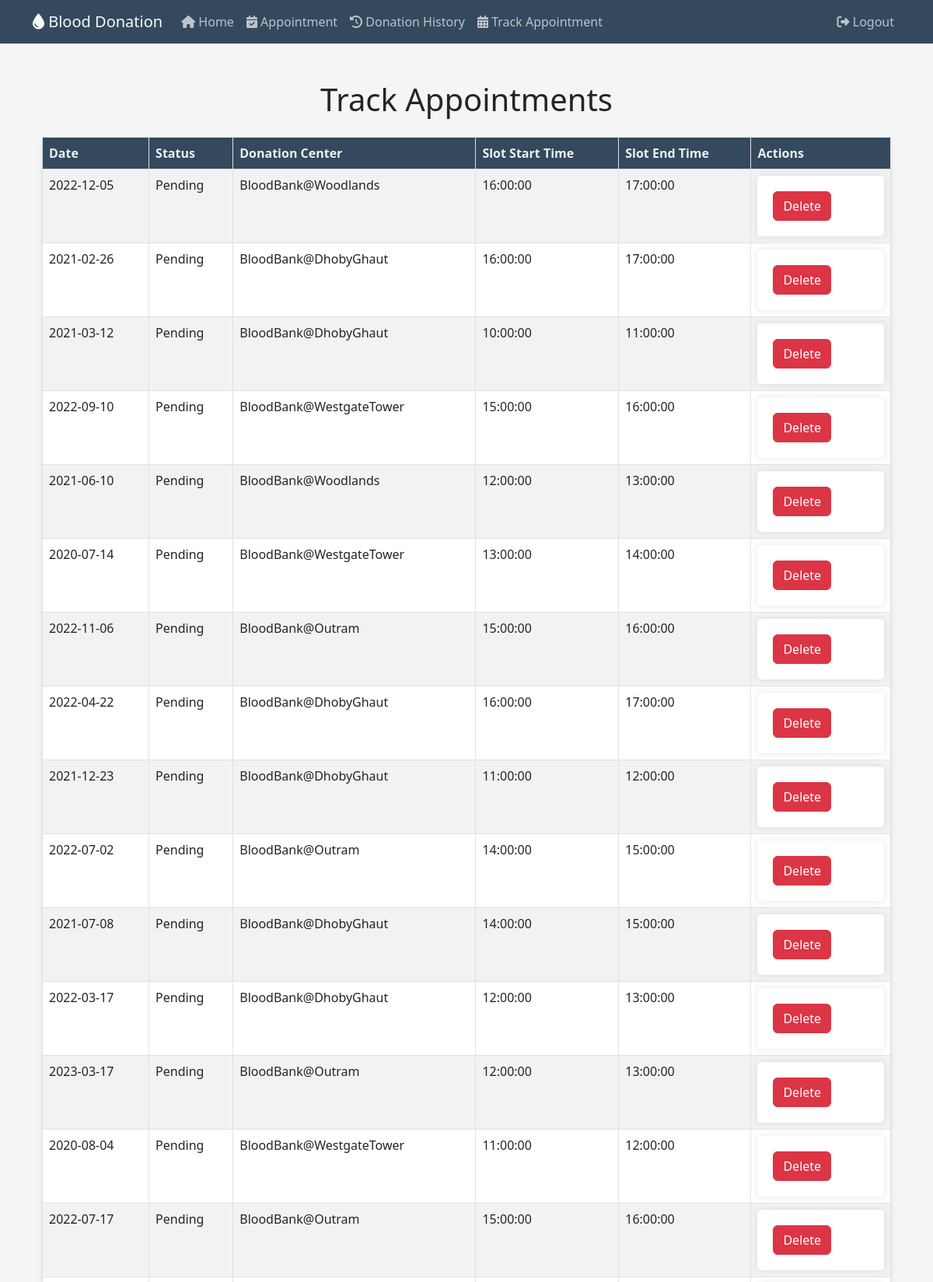
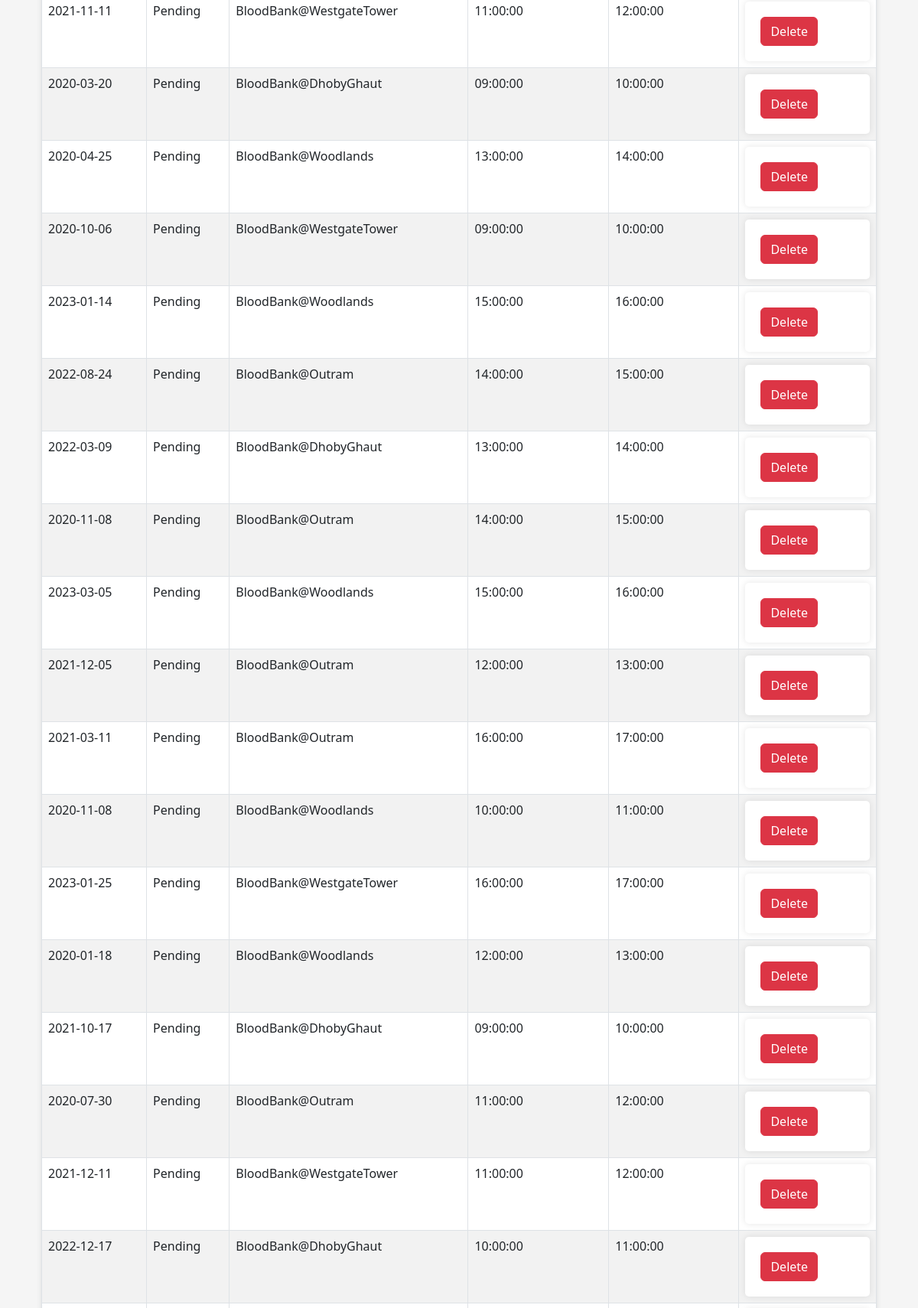
The page /trackappointment (signed in, upper part) on the database its author committed (2 pictures, top to bottom).
### website/models.py (models this page shows)
class Appointment(db.Model):
    AppointmentID = db.Column(db.Integer, primary_key=True, autoincrement=True)
    Date = db.Column(db.Date, nullable=False)
    Status = db.Column(db.String(20), nullable=False)
    DonorID = db.Column(db.Integer, db.ForeignKey('donors.DonorID'))
    DonationCenterID = db.Column(db.Integer, db.ForeignKey('donation_center.DonationCenterID'))
    SlotID = db.Column(db.Integer, db.ForeignKey('slots.SlotID'))

class DonationCenter(db.Model):
    DonationCenterID = db.Column(db.Integer, primary_key=True, autoincrement=True)
    Name = db.Column(db.String(50), nullable=False)
    Address = db.Column(db.String(100), nullable=False)
    appointments = db.relationship('Appointment', backref='donation_center')
    slots = db.relationship('Slots', backref='donation_center')

### website/views.py (the view)
@views.route('/trackappointment')
def trackappointment():
    logged_in_user_email = session['email']
    user = Users.get_by_email(logged_in_user_email)
    donor_id = user.donor.DonorID
    stmt = (db.session.query(Appointment.AppointmentID,Appointment.Date, Appointment.Status, DonationCenter.Name, Slots.StartTime, Slots.EndTime)
        .join(DonationCenter, DonationCenter.DonationCenterID == Appointment.DonationCenterID)
        .join(Slots, Slots.SlotID == Appointment.SlotID)
        .join(Donors, Donors.DonorID == Appointment.DonorID)
        .filter(Donors.DonorID == donor_id)
        .filter(Appointment.Status == "Pending")
        .order_by(Appointment.AppointmentID.desc()))
    result = stmt.all()
    return render_template('trackappointment.html', appointments=result)

### website/models.py (called while the page is built)
    def get_by_email(email):
        return Users.query.filter_by(Email=email).first()

### website/templates/trackappointment.html (shortened to what this page needs)
{% extends "base.html" %}
{% block text %}
<div class="container my-5">
    <h1 class="mb-4">Track Appointments</h1>
    <table class="table table-striped table-bordered table-custom">
        <thead>
            <tr>
				<th>Date</th>
				<th>Status</th>
				<th>Donation Center</th>
                <th>Slot Start Time</th>
                <th>Slot End Time</th>
                <th>Actions</th>
			</tr>
		</thead>
		<tbody>
			{% for appointment in appointments %}
			<tr>
				<td>{{ appointment.Date }}</td>
				<td>{{ appointment.Status }}</td>
				<td>{{ appointment.Name }}</td>
                <td>{{ appointment.StartTime }}</td>
                <td>{{ appointment.EndTime }}</td>
                <td>
                    <form action="/appointments/{{ appointment.AppointmentID }}/delete" method="POST">
                        <button type="submit" class="btn btn-danger">Delete</button>
                    </form>
                </td>
            </tr>
			{% endfor %}
		</tbody>
	</table>
</div>
{% endblock %}

### website/static/styles.css (style rules this page uses)
body { font-family: 'Poppins', sans-serif; background-color: #f5f5f5 !important; }
h1 { font-size: 36px; margin: 20px 0; text-align: center; color: #4a4a4a; }
form { padding: 20px; background-color: #ffffff; border-radius: 5px; box-shadow: 0 0 10px rgba(0, 0, 0, 0.1); }

### website/templates/trackappointment.html (style rules this page uses)
.table-custom { background-color: #fff; border-radius: 10px; box-shadow: 0 4px 6px rgba(0, 0, 0, 0.1); }
.table-custom thead th { background-color: #34495e; color: #ecf0f1; }

### rows shown on the page
Appointment: Date "2022-12-05", Status "Pending", Name "BloodBank@Woodlands", StartTime "16:00:00", EndTime "17:00:00"
Appointment: Date "2021-02-26", Status "Pending", Name "BloodBank@DhobyGhaut", StartTime "16:00:00", EndTime "17:00:00"
Appointment: Date "2021-03-12", Status "Pending", Name "BloodBank@DhobyGhaut", StartTime "10:00:00", EndTime "11:00:00"
Appointment: Date "2022-09-10", Status "Pending", Name "BloodBank@WestgateTower", StartTime "15:00:00", EndTime "16:00:00"
Appointment: Date "2021-06-10", Status "Pending", Name "BloodBank@Woodlands", StartTime "12:00:00", EndTime "13:00:00"
Appointment: Date "2020-07-14", Status "Pending", Name "BloodBank@WestgateTower", StartTime "13:00:00", EndTime "14:00:00"
Appointment: Date "2022-11-06", Status "Pending", Name "BloodBank@Outram", StartTime "15:00:00", EndTime "16:00:00"
Appointment: Date "2022-04-22", Status "Pending", Name "BloodBank@DhobyGhaut", StartTime "16:00:00", EndTime "17:00:00"
Appointment: Date "2021-12-23", Status "Pending", Name "BloodBank@DhobyGhaut", StartTime "11:00:00", EndTime "12:00:00"
Appointment: Date "2022-07-02", Status "Pending", Name "BloodBank@Outram", StartTime "14:00:00", EndTime "15:00:00"
Appointment: Date "2021-07-08", Status "Pending", Name "BloodBank@DhobyGhaut", StartTime "14:00:00", EndTime "15:00:00"
Appointment: Date "2022-03-17", Status "Pending", Name "BloodBank@DhobyGhaut", StartTime "12:00:00", EndTime "13:00:00"
Appointment: Date "2023-03-17", Status "Pending", Name "BloodBank@Outram", StartTime "12:00:00", EndTime "13:00:00"
Appointment: Date "2020-08-04", Status "Pending", Name "BloodBank@WestgateTower", StartTime "11:00:00", EndTime "12:00:00"
Appointment: Date "2022-07-17", Status "Pending", Name "BloodBank@Outram", StartTime "15:00:00", EndTime "16:00:00"
Appointment: Date "2021-11-11", Status "Pending", Name "BloodBank@WestgateTower", StartTime "11:00:00", EndTime "12:00:00"
Appointment: Date "2020-03-20", Status "Pending", Name "BloodBank@DhobyGhaut", StartTime "09:00:00", EndTime "10:00:00"
Appointment: Date "2020-04-25", Status "Pending", Name "BloodBank@Woodlands", StartTime "13:00:00", EndTime "14:00:00"
Appointment: Date "2020-10-06", Status "Pending", Name "BloodBank@WestgateTower", StartTime "09:00:00", EndTime "10:00:00"
Appointment: Date "2023-01-14", Status "Pending", Name "BloodBank@Woodlands", StartTime "15:00:00", EndTime "16:00:00"
Appointment: Date "2022-08-24", Status "Pending", Name "BloodBank@Outram", StartTime "14:00:00", EndTime "15:00:00"
Appointment: Date "2022-03-09", Status "Pending", Name "BloodBank@DhobyGhaut", StartTime "13:00:00", EndTime "14:00:00"
Appointment: Date "2020-11-08", Status "Pending", Name "BloodBank@Outram", StartTime "14:00:00", EndTime "15:00:00"
Appointment: Date "2023-03-05", Status "Pending", Name "BloodBank@Woodlands", StartTime "15:00:00", EndTime "16:00:00"
Appointment: Date "2021-12-05", Status "Pending", Name "BloodBank@Outram", StartTime "12:00:00", EndTime "13:00:00"
Appointment: Date "2021-03-11", Status "Pending", Name "BloodBank@Outram", StartTime "16:00:00", EndTime "17:00:00"
Appointment: Date "2020-11-08", Status "Pending", Name "BloodBank@Woodlands", StartTime "10:00:00", EndTime "11:00:00"
Appointment: Date "2023-01-25", Status "Pending", Name "BloodBank@WestgateTower", StartTime "16:00:00", EndTime "17:00:00"
Appointment: Date "2020-01-18", Status "Pending", Name "BloodBank@Woodlands", StartTime "12:00:00", EndTime "13:00:00"
Appointment: Date "2021-10-17", Status "Pending", Name "BloodBank@DhobyGhaut", StartTime "09:00:00", EndTime "10:00:00"
Appointment: Date "2020-07-30", Status "Pending", Name "BloodBank@Outram", StartTime "11:00:00", EndTime "12:00:00"
Appointment: Date "2021-12-11", Status "Pending", Name "BloodBank@WestgateTower", StartTime "11:00:00", EndTime "12:00:00"
Appointment: Date "2022-12-17", Status "Pending", Name "BloodBank@DhobyGhaut", StartTime "10:00:00", EndTime "11:00:00"
